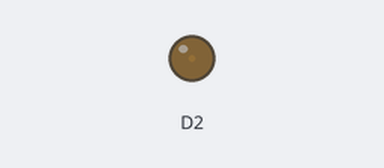
A sketch run on a simulated ESP8266 (NodeMCU). Parts: output pins drawn as LEDs (lit = HIGH).

Above: at 0.05 s.
At 1.85 s:
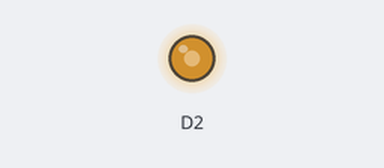
At 2.8 s:
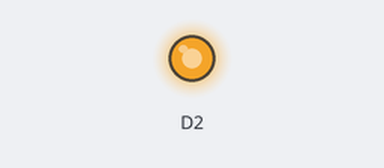
At 5.55 s:
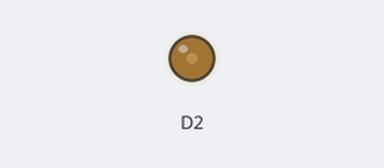
Timing chart, 0 to 8.0 s (numbered marks = the images above):
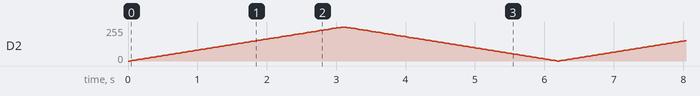

The sketch:

L02-Dim.ino
```cpp
int brightness = 0;
int fadeAmount = 10;

void setup() {
  pinMode(D2, OUTPUT);
}

void loop() {
  analogWrite(D2, brightness);
  brightness = brightness + fadeAmount;

  if (brightness <= 0 || brightness >= 1023) {
    fadeAmount = -fadeAmount;
  }

  delay(30);
}
```
